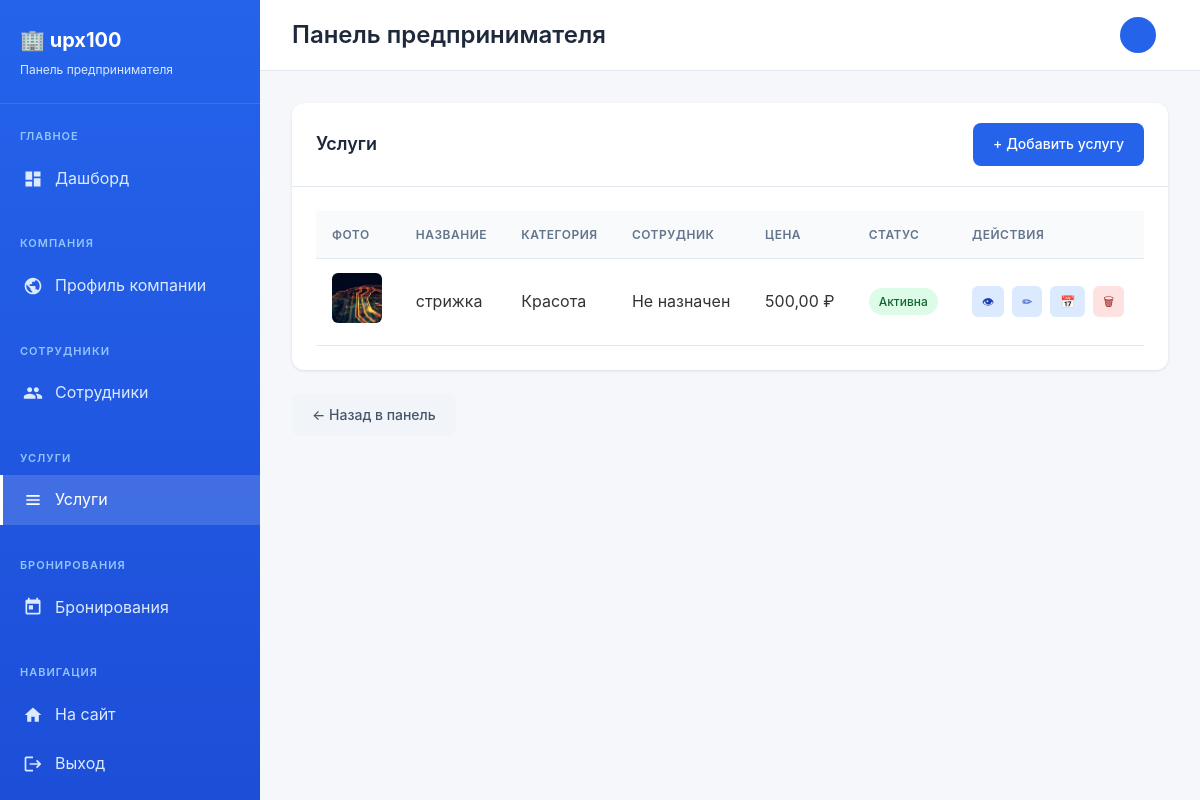
The page /business/services/ (signed in) on the database its author committed.
### business/models.py (models this page shows, shortened)
class Service(models.Model):
    STATUS_CHOICES = [
        ('draft', 'Черновик'),
        ('active', 'Активна'),
        ('inactive', 'Неактивна (неоплата)'),
        ('pending_payment', 'Ожидает оплаты'),
    ]
    company = models.ForeignKey(Company, on_delete=models.CASCADE, related_name='services', verbose_name="Компания")
    category = models.ForeignKey('companies.Category', on_delete=models.SET_NULL, null=True, blank=True,
                                  related_name='business_services', verbose_name="Категория")
    subcategory = models.ForeignKey('companies.Subcategory', on_delete=models.SET_NULL, null=True, blank=True,
                                  related_name='business_services', verbose_name="Подкатегория")
    employees = models.ManyToManyField(Employee, related_name='services', verbose_name="Сотрудники")
    name = models.CharField(max_length=200, verbose_name="Название услуги")
    description = models.TextField(blank=True, verbose_name="Описание")
    price = models.DecimalField(max_digits=10, decimal_places=2, verbose_name="Цена (руб)")
    duration = models.PositiveIntegerField(help_text="Длительность в минутах", verbose_name="Длительность (мин)", null=True, blank=True)
    photo = models.ImageField(upload_to='service_photos/', blank=True, null=True, verbose_name="Фото услуги")
    status = models.CharField(max_length=20, choices=STATUS_CHOICES, default='draft', verbose_name="Статус")
    created_at = models.DateTimeField(auto_now_add=True)
    updated_at = models.DateTimeField(auto_now=True)
    payment_amount = models.DecimalField(max_digits=10, decimal_places=2, default=0, verbose_name="Сумма оплаты (руб/мес)")
    payment_due_date = models.DateTimeField(null=True, blank=True, verbose_name="Дата окончания оплаты")
    last_payment_date = models.DateTimeField(null=True, blank=True, verbose_name="Дата последней оплаты")
    class Meta:
        verbose_name = "Услуга"
        verbose_name_plural = "Услуги"

### companies/models.py (models this page shows, shortened)
class Category(models.Model):
    name = models.CharField(
        max_length=100,
        unique=True,
        verbose_name='Название категории'
    )
    slug = models.SlugField(
        max_length=100,
        unique=True,
        verbose_name='Слаг'
    )
    icon = models.ImageField(
        upload_to='categories/icons/',
        blank=True,
        null=True,
        verbose_name='Иконка'
    )
    created_at = models.DateTimeField(
        auto_now_add=True,
        verbose_name='Дата создания'
    )
    class Meta:
        verbose_name = 'Категория'
        verbose_name_plural = 'Категории'
        ordering = ['name']

### business/views.py (the view)
# urls.py: path('services/', views.service_list_view, name='service_list'),
@login_required
def service_list_view(request):
    company = request.user.get_company()
    if not company:
        messages.error(request, 'Компания не найдена')
        return redirect('home')
    if request.user.role == 'employee':
        employee_profile = request.user.get_employee_profile()
        if employee_profile:
            services = employee_profile.services.all().select_related('category')
        else:
            services = Service.objects.none()
    else:
        services = company.services.all().select_related('category')
    return render(request, 'business/service_list.html', {'services': services, 'company': company})

### accounts/models.py (called while the page is built)
    def get_company(self):
        if self.role == 'entrepreneur':
            try:
                return self.company
            except Company.DoesNotExist:
                return None
        elif self.role == 'employee':
            employee_profile = self.get_employee_profile()
            if employee_profile:
                return employee_profile.company
        return None

### templates/business/service_list.html (shortened to what this page needs)
{% extends 'business/base.html' %}
{% block content %}
<div class="card">
    <div class="card-header d-flex justify-content-between align-items-center">
        <h3 class="card-title mb-0">Услуги</h3>
        {% if user.role != 'employee' %}
        <a href="{% url 'business:service_create' %}" class="btn btn-primary">+ Добавить услугу</a>
        {% endif %}
    </div>
    <div class="card-body">
            {% if services %}
            <div class="table-responsive">
                <table>
                    <thead>
                        <tr>
                            <th>Фото</th>
                            <th>Название</th>
                            <th>Категория</th>
                            <th>Сотрудник</th>
                            <th>Цена</th>
                            <th>Статус</th>
                            <th>Действия</th>
                        </tr>
                    </thead>
                    <tbody>
                        {% for service in services %}
                        <tr>
                            <td>
                                {% if service.photo %}
                                    <img src="{{ service.photo.url }}" alt="{{ service.name }}" style="width: 50px; height: 50px; object-fit: cover; border-radius: 6px;">
                                {% else %}
                                    <span style="color: #94a3b8;">Нет фото</span>
                                {% endif %}
                            </td>
                            <td>{{ service.name }}</td>
                            <td>{{ service.category.name|default:"—" }}</td>
                            <td>{{ service.employee.name|default:"Не назначен" }}</td>
                            <td>{{ service.price }} ₽</td>
                            <td>
                                <span class="badge badge-{% if service.status == 'active' %}success{% elif service.status == 'pending_payment' %}warning{% elif service.status == 'inactive' %}danger{% else %}secondary{% endif %}">
                                    {{ service.get_status_display }}
                                </span>
                            </td>
                            <td>
                                <div class="actions-cell">
                                    <a href="{% url 'business:service_detail' service.pk %}" class="action-btn edit" title="Просмотр">👁</a>
                                    {% if user.role != 'employee' %}
                                    <a href="{% url 'business:service_edit' service.pk %}" class="action-btn edit" title="Редактировать">✏</a>
                                    {% endif %}
                                    <a href="{% url 'business:slot_manage' service.pk %}" class="action-btn edit" style="background: #dbeafe; color: #1e40af;" title="Слоты">📅</a>
                                    {% if user.role != 'employee' %}
                                    <a href="{% url 'business:service_delete' service.pk %}" class="action-btn delete" title="Удалить" onclick="confirmDelete(event, '{% url 'business:service_delete' service.pk %}')">🗑</a>
                                    {% endif %}
                                </div>
                            </td>
                        </tr>
                        {% endfor %}
                    </tbody>
                </table>
            </div>
            {% endif %}
        </div>
    </div>
    <div style="margin-top: 24px;">
        <a href="{% url 'business:company_profile' %}" class="btn btn-secondary">← Назад в панель</a>
    </div>
{% endblock %}

### templates/business/base.html (style rules this page uses)
* { margin: 0; padding: 0; box-sizing: border-box; }
body { font-family: -apple-system, BlinkMacSystemFont, 'Segoe UI', Roboto, Oxygen, Ubuntu, sans-serif; background-color: #f5f7fa; color: #333; line-height: 1.6; }
.card { background: #fff; border-radius: 12px; box-shadow: 0 1px 3px rgba(0,0,0,0.1); overflow: hidden; margin-bottom: 24px; }
.card-header { padding: 20px 24px; border-bottom: 1px solid #e2e8f0; display: flex; justify-content: space-between; align-items: center; }
.card-title { font-size: 18px; font-weight: 600; color: #1e293b; }
.card-body { padding: 24px; }
.table-responsive { overflow-x: auto; }
table { width: 100%; border-collapse: collapse; }
th, td { padding: 14px 16px; text-align: left; border-bottom: 1px solid #e2e8f0; }
th { background: #f8fafc; font-weight: 600; font-size: 12px; text-transform: uppercase; letter-spacing: 0.5px; color: #64748b; }
.btn { display: inline-flex; align-items: center; gap: 8px; padding: 10px 20px; border-radius: 8px; font-size: 14px; font-weight: 500; text-decoration: none; cursor: pointer; border: none; transition: all 0.2s; }
.btn-primary { background: #2563eb; color: #fff; }
.btn-secondary { background: #f1f5f9; color: #475569; }
.badge { display: inline-block; padding: 4px 10px; border-radius: 20px; font-size: 12px; font-weight: 500; }
.badge-success { background: #dcfce7; color: #166534; }
.actions-cell { display: flex; gap: 8px; }
.action-btn { padding: 6px 10px; border-radius: 6px; font-size: 12px; text-decoration: none; transition: all 0.2s; }
.action-btn.edit { background: #dbeafe; color: #1e40af; }
.action-btn.delete { background: #fee2e2; color: #991b1b; }

### rows shown on the page
Service: photo (picture), name "стрижка", category.name "Красота", employee.name "Не назначен", price "500,00", status "Активна"

### other values the page prints
{{ title|default:"Панель предпринимателя" }} "Панель предпринимателя"
